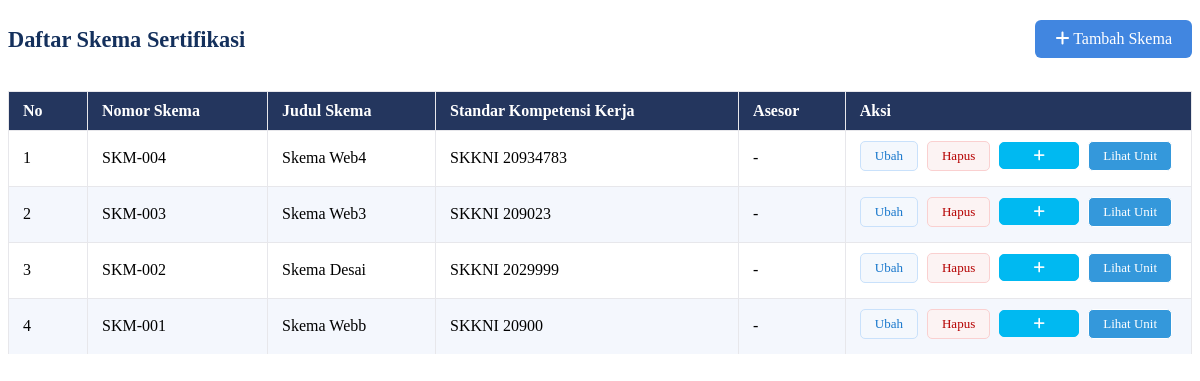
The page /SKEMA/list_skema.php (signed in) on the database its author committed.
### tables this page shows
CREATE TABLE `tb_skema` (
  `id_skema` int(11) NOT NULL,
  `nomor_skema` varchar(100) NOT NULL,
  `judul_skema` varchar(100) NOT NULL,
  `standar_kompetensi_kerja` varchar(100) NOT NULL,
  `id_asesor` int(11) NOT NULL
);

### SKEMA/list_skema.php (the view, shortened to what this page needs)
<?php
include '../koneksi.php';
if ($_SESSION['role'] === 'Admin') {
    $query = "
        SELECT
            tb_skema.id_skema,
            tb_skema.nomor_skema,
            tb_skema.judul_skema,
            tb_skema.standar_kompetensi_kerja,
            tb_asesor.nama_asesor,
            COUNT(tb_unit_kompetensi.id_unit) as jumlah_unit
        FROM tb_skema
        LEFT JOIN tb_asesor ON tb_skema.id_asesor = tb_asesor.id_asesor
        LEFT JOIN tb_unit_kompetensi ON tb_skema.id_skema = tb_unit_kompetensi.id_skema
        GROUP BY tb_skema.id_skema
        ORDER BY tb_skema.id_skema DESC
    ";
    $result = mysqli_query($koneksi, $query);
} else if ($_SESSION['role'] === 'Asesor') {
    if (!isset($_SESSION['id_referensi'])) {
        $username = $_SESSION['username'];
        $get_asesor = "SELECT id_asesor FROM tb_asesor WHERE nama_asesor = ?";
        $stmt_asesor = mysqli_prepare($koneksi, $get_asesor);
        mysqli_stmt_bind_param($stmt_asesor, "s", $username);
        mysqli_stmt_execute($stmt_asesor);
        $result_asesor = mysqli_stmt_get_result($stmt_asesor);
        if ($row_asesor = mysqli_fetch_assoc($result_asesor)) {
            $_SESSION['id_referensi'] = $row_asesor['id_asesor'];
        } else {
            $_SESSION['id_referensi'] = 0;
        }
        mysqli_stmt_close($stmt_asesor);
    }
    $id_asesor_login = intval($_SESSION['id_referensi']);
    if ($id_asesor_login > 0) {
        $query = "
            SELECT
                tb_skema.id_skema,
                tb_skema.nomor_skema,
                tb_skema.judul_skema,
                tb_skema.standar_kompetensi_kerja,
                tb_asesor.nama_asesor,
                COUNT(tb_unit_kompetensi.id_unit) as jumlah_unit
            FROM tb_skema
            LEFT JOIN tb_asesor ON tb_skema.id_asesor = tb_asesor.id_asesor
            LEFT JOIN tb_unit_kompetensi ON tb_skema.id_skema = tb_unit_kompetensi.id_skema
            WHERE tb_skema.id_asesor = ?
            GROUP BY tb_skema.id_skema
            ORDER BY tb_skema.id_skema DESC
        ";
        $stmt = mysqli_prepare($koneksi, $query);
        mysqli_stmt_bind_param($stmt, "i", $id_asesor_login);
        mysqli_stmt_execute($stmt);
        $result = mysqli_stmt_get_result($stmt);
        mysqli_stmt_close($stmt);
    } else {
        $result = mysqli_query($koneksi, "SELECT * FROM tb_skema WHERE 1=0");
    }
}
function getUnitButtonColor($jumlah) {
    $colors = [
        0  => '#54b4bbff',
        1  => '#00b9f1ff',
        2  => '#6067c7ff',
        3  => '#1947a8ff',
        4  => '#082da7ff',
        5  => '#b14b4bff',
        6  => '#d13f3fff',
        7  => '#cf3333ff',
        8  => '#ab00eeff',
        9  => '#4f0db8ff',
        10 => '#1e023dff'
    ];
    return $colors[$jumlah];
}
?>
<link rel="stylesheet" href="https://cdnjs.cloudflare.com/ajax/libs/font-awesome/6.0.0/css/all.min.css">
<div class="s-container">
    <div class="header-container">
        <h2 class="jdm">Daftar Skema Sertifikasi</h2>
        <?php if ($_SESSION['role'] === 'Admin' || $_SESSION['role'] === 'Asesor'): ?>
            <a href="UTAMA.php?page=../SKEMA/Form_Skema.php" class="btn-tambah">
                <i class="fas fa-plus"></i> Tambah Skema
            </a>
        <?php endif; ?>
    </div>
    <table>
        <thead>
            <tr>
                <th style="width: 50px;">No</th>
                <th>Nomor Skema</th>
                <th>Judul Skema</th>
                <th>Standar Kompetensi Kerja</th>
                <th>Asesor</th>
                <th style="width: 280px;">Aksi</th>
            </tr>
        </thead>
        <tbody>
            <?php if (isset($result) && mysqli_num_rows($result) > 0):
                $no = 1;
                while ($row = mysqli_fetch_assoc($result)):
                    $jumlah_unit = intval($row['jumlah_unit']);
                    $color = getUnitButtonColor($jumlah_unit);
            ?>
                    <tr>
                        <td data-label="No"><?= $no++; ?></td>
                        <td data-label="Nomor Skema"><?= htmlspecialchars($row['nomor_skema']) ?></td>
                        <td data-label="Judul Skema"><?= htmlspecialchars($row['judul_skema']) ?></td>
                        <td data-label="Standar Kompetensi Kerja"><?= htmlspecialchars($row['standar_kompetensi_kerja']) ?></td>
                        <td data-label="Asesor"><?= htmlspecialchars($row['nama_asesor'] ?? '-') ?></td>
                        <td data-label="Aksi" class="aksi">
                            <a href="UTAMA.php?page=../SKEMA/Ubah_Skema.php&id=<?= $row['id_skema'] ?>" class="btn-ubah">
                                 Ubah
                            </a>
                            <a href="../SKEMA/Hapus_Skema.php?id=<?= $row['id_skema'] ?>"
                               class="btn-hapus"
                               onclick="return confirm('Yakin ingin menghapus skema ini?');">
                                 Hapus
                            </a>
                            <?php if ($jumlah_unit == 0): ?>
                                <a href="UTAMA.php?page=../UNIT/From_unit_kompetensi.php&id_skema=<?= $row['id_skema'] ?>"
                                   class="btn-unit-empty">
                                   Tambah Unit
                                </a>
                            <?php else: ?>
                                <a href="UTAMA.php?page=../UNIT/From_unit_kompetensi.php&id_skema=<?= $row['id_skema'] ?>"
                                   class="btn-unit-badge"
                                   style="background-color: <?= $color ?>; border-color: <?= $color ?>;"
                                   title="Tambah Unit Kompetensi">
                                    <i class="fas fa-plus"></i>
                                </a>
                                <a href="UTAMA.php?page=../UNIT/unit_kompetensi.php&id_skema=<?= $row['id_skema'] ?>"
                                   class="btn-lihat-unit"
                                   title="Lihat Unit Kompetensi">
                                   Lihat Unit
                                </a>
                            <?php endif; ?>
                        </td>
                    </tr>
                <?php endwhile;
            endif; ?>
        </tbody>
    </table>
</div>

### SKEMA/list_skema.php (style rules this page uses)
.jdm { color: #14305c; margin-bottom: 18px; font-size: 1.4em; }
.header-container { display: flex; justify-content: space-between; align-items: center; margin-bottom: 20px; }
.btn-tambah { display: inline-block; padding: 10px 20px; background: #4186e0; color: white; text-decoration: none; border-radius: 6px; }
table { width: 100%; border-collapse: collapse; margin-top: 16px; }
th, td { border: 1px solid #e7e7eb; padding: 10px 14px; text-align: left; }
th { background: #24365e; color: #fff; font-weight: 600; }
tr:nth-child(even) { background: #f4f7fd; }
tr:nth-child(odd) { background: #fff; }
tbody tr:last-child td { border-bottom: none; }
.aksi { white-space: nowrap; }
.aksi a { display: inline-block; font-size: 13px; padding: 6px 14px; border-radius: 5px; margin-right: 5px; margin-bottom: 5px; text-decoration: none; border: 1px solid; }
.aksi a.btn-ubah { background: #f4f8fd; color: #1877cc; border-color: #c9e1fb; }
.aksi a.btn-hapus { color: #b50000; border-color: #fad0d0; background: #fcf3f3; }
.btn-unit-badge { position: relative; padding: 8px 16px; color: white; border: none; font-weight: 600; min-width: 50px; text-align: center; }
.btn-lihat-unit { background: #3498db; color: white; border-color: #2980b9; padding: 8px 16px; }

### rows shown on the page
tb_skema: nomor_skema "SKM-004", judul_skema "Skema Web4", standar_kompetensi_kerja "SKKNI 20934783", nama_asesor "-"
tb_skema: nomor_skema "SKM-003", judul_skema "Skema Web3", standar_kompetensi_kerja "SKKNI 209023", nama_asesor "-"
tb_skema: nomor_skema "SKM-002", judul_skema "Skema Desai", standar_kompetensi_kerja "SKKNI 2029999", nama_asesor "-"
tb_skema: nomor_skema "SKM-001", judul_skema "Skema Webb", standar_kompetensi_kerja "SKKNI 20900", nama_asesor "-"
